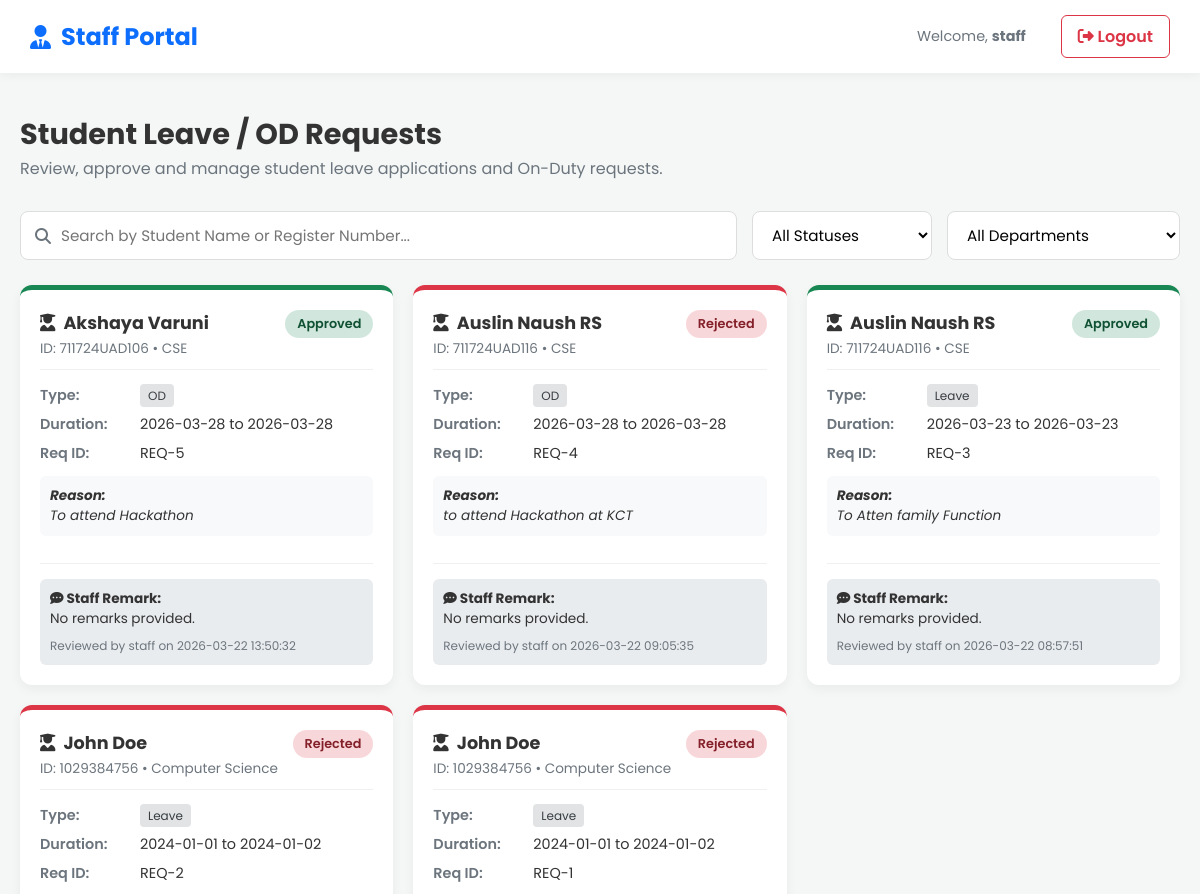
The page /staff_requests (signed in, upper part) on the database as committed earlier.
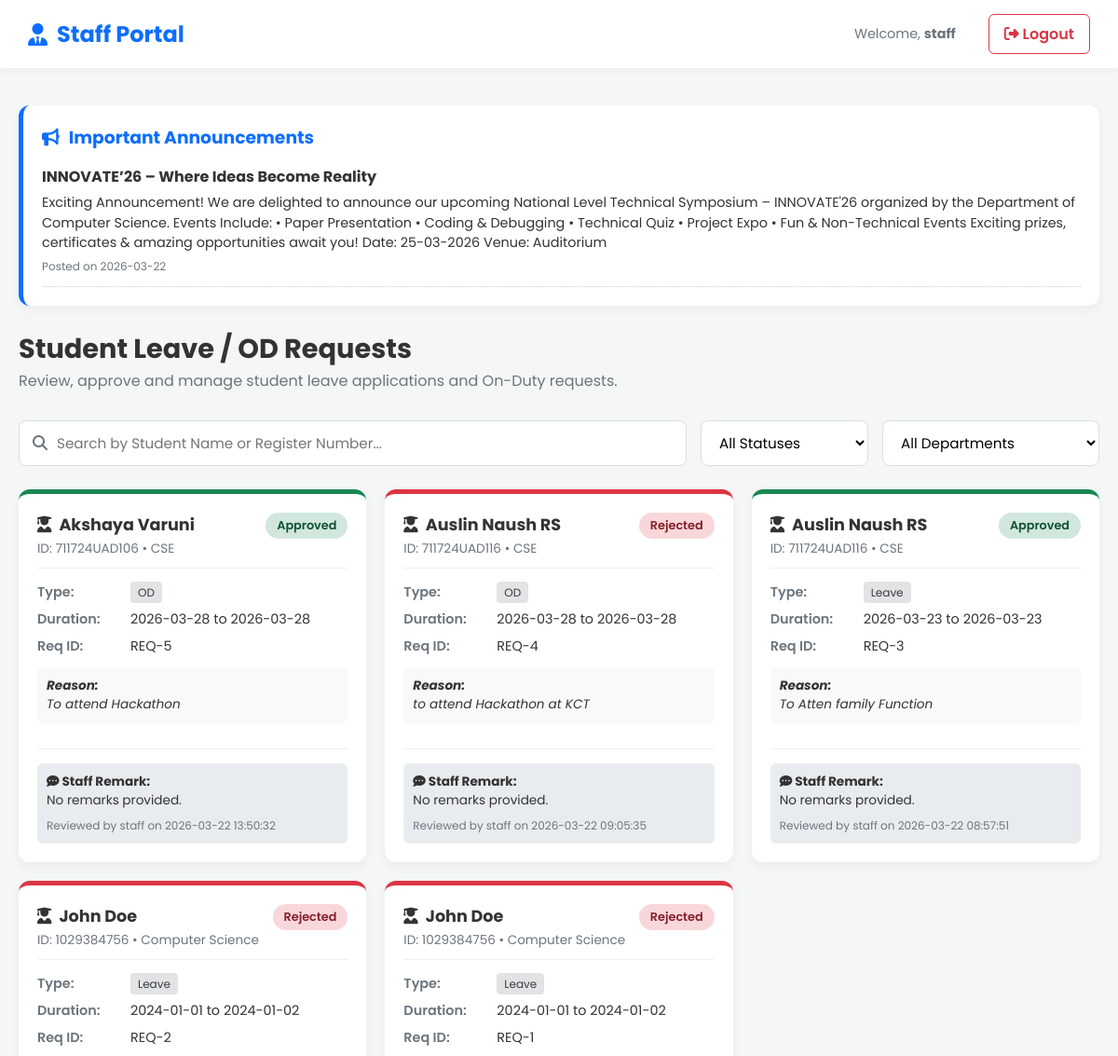
The same page on the database as committed later.
### tables this page shows
CREATE TABLE leave_requests (id INTEGER PRIMARY KEY AUTOINCREMENT, reg TEXT, type TEXT, from_date TEXT, to_date TEXT, reason TEXT, document_path TEXT, staff_remark TEXT, reviewed_by TEXT, reviewed_at TEXT, status TEXT);

CREATE TABLE students (id INTEGER PRIMARY KEY AUTOINCREMENT, name TEXT, reg TEXT UNIQUE, password TEXT, dept TEXT, year INTEGER, dob TEXT, parent_name TEXT, parent_contact TEXT, parent_occ TEXT, income TEXT, course TEXT, course_id TEXT, photo_path TEXT);

CREATE TABLE announcements (
            id INTEGER PRIMARY KEY AUTOINCREMENT,
            title TEXT NOT NULL,
            message TEXT NOT NULL,
            created_at DATETIME DEFAULT CURRENT_TIMESTAMP
        );

### app.py (the view)
@app.route('/staff')
@app.route('/staff_requests')
def staff_dashboard():
    if session.get('role') != 'staff':
        return redirect(url_for('login'))
    conn = get_db_connection()
    try:
        requests_raw = conn.execute('''
            SELECT lr.id, lr.reg, s.name, s.dept, lr.type, lr.from_date, lr.to_date,
                   lr.reason, lr.document_path, lr.status, lr.staff_remark, lr.reviewed_by, lr.reviewed_at
            FROM leave_requests lr
            JOIN students s ON lr.reg = s.reg
            ORDER BY lr.id DESC
        ''').fetchall()
        announcements = conn.execute("SELECT * FROM announcements ORDER BY created_at DESC").fetchall()
        requests_list = [tuple(r) for r in requests_raw]
        return render_template('staff.html', requests=requests_list, announcements=announcements)
    except Exception as e:
        logging.error(f"Error loading staff dashboard: {e}")
        return "An error occurred while loading the staff dashboard."
    finally:
        conn.close()

### app.py (called while the page is built)
def get_db_connection():
    conn = sqlite3.connect(DB_FILE)
    conn.row_factory = sqlite3.Row
    return conn

### templates/staff.html (shortened to what the changed rows need)
<!DOCTYPE html>
<html lang="en">
<head>
    <link rel="stylesheet" href="https://cdnjs.cloudflare.com/ajax/libs/font-awesome/6.4.0/css/all.min.css">
</head>
<body>
    <div class="container">
        {% if announcements %}
        <div class="header-section" style="margin-bottom: 25px; background: #fff; padding: 20px; border-radius: 12px; border-left: 5px solid var(--primary-color); box-shadow: var(--shadow);">
            <h3 style="margin-bottom: 15px; color: var(--primary-color); display: flex; align-items: center; gap: 10px;">
                <i class="fas fa-bullhorn"></i> Important Announcements
            </h3>
            <div style="display: flex; flex-direction: column; gap: 15px;">
                {% for ann in announcements %}
                <div style="padding-bottom: 10px; border-bottom: 1px dotted #ccc;">
                    <strong style="display: block; margin-bottom: 5px;">{{ ann.title }}</strong>
                    <p style="font-size: 0.9rem; line-height: 1.5;">{{ ann.message }}</p>
                    <small style="color: var(--secondary-color); font-size: 0.75rem;">Posted on {{ ann.created_at[:10] }}</small>
                </div>
                {% endfor %}
            </div>
        </div>
        {% endif %}
        <div class="header-section">
            <h1>Student Leave / OD Requests</h1>
        </div>
        <div class="requests-grid" id="requestsContainer">
            {% for req in requests %}
            <div class="request-card {{ req[9]|lower }}" data-name="{{ req[2]|lower }}" data-reg="{{ req[1]|lower }}"
                data-status="{{ req[9] }}" data-dept="{{ req[3] }}">
                <div class="card-header">
                    <div class="student-info">
                        <h3><i class="fas fa-user-graduate"></i> {{ req[2] }}</h3>
                        <p>ID: {{ req[1] }} • {{ req[3] }}</p>
                    </div>
                    <span class="badge-status badge-{{ req[9]|lower }}">{{ req[9] }}</span>
                </div>
                <div class="card-body">
                    <div class="info-row">
                        <span class="info-label">Type:</span>
                        <span class="info-value"><span class="badge-type">{{ req[4] }}</span></span>
                    </div>
                    <div class="info-row">
                        <span class="info-label">Duration:</span>
                        <span class="info-value">{{ req[5] }} to {{ req[6] }}</span>
                    </div>
                    <div class="info-row">
                        <span class="info-label">Req ID:</span>
                        <span class="info-value">REQ-{{ req[0] }}</span>
                    </div>
                    <div class="reason-box">
                        <strong>Reason:</strong><br>
                        {{ req[7] }}
                    </div>
                </div>
                <div class="card-footer" id="footer-{{ req[0] }}">
                    {% if req[9] == 'Pending' %}
                    <textarea class="remark-input" id="remark-{{ req[0] }}"
                        placeholder="Enter operational remarks (Optional)..."></textarea>
                    <div class="action-buttons">
                        <button class="btn btn-approve" onclick="updateRequest({{ req[0] }}, 'Approved')">
                            <i class="fas fa-check"></i> Approve
                        </button>
                        <button class="btn btn-reject" onclick="updateRequest({{ req[0] }}, 'Rejected')">
                            <i class="fas fa-times"></i> Reject
                        </button>
                    </div>
                    {% else %}
                    <div class="past-remark">
                        <strong><i class="fas fa-comment-dots"></i> Staff Remark:</strong><br>
                        {{ req[10] if req[10] else "No remarks provided." }}
                        <div style="margin-top: 8px; font-size: 0.75rem; color: var(--secondary-color);">
                            Reviewed by {{ req[11] }} on {{ req[12] }}
                        </div>
                    </div>
                    {% endif %}
                </div>
            </div>
            {% else %}
            <div class="no-results">
                <i class="fas fa-inbox fa-3x" style="margin-bottom: 15px; opacity: 0.5;"></i>
                <h3>No requests found</h3>
                <p>There are currently no leave or OD applications to review.</p>
            </div>
            {% endfor %}
        </div>
    </div>
</body>
</html>

Rows that differ between the two databases and show on the page:
added announcements: title "INNOVATE’26 – Where Ideas Become Reality", message "Exciting Announcement! We are delighted to announce our upcoming National Level Technical Symposium – INNOVATE'26 organized by the Department of Computer Science. Events Include: • Paper Presentation • Coding & Debugging • Technical Quiz • Project Expo • Fun & Non-Technical Events Exciting prizes, certificates & amazing opportunities await you! Date: 25-03-2026 Venue: Auditorium", created_at "2026-03-22"
Other text that changed with them:
text now shown: "Important Announcements"
